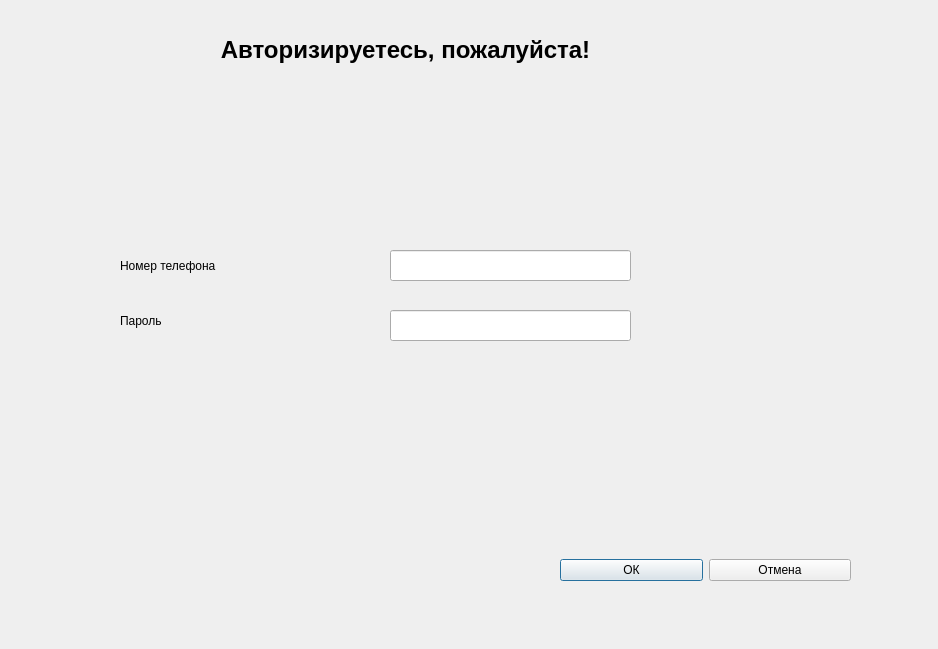
<?xml version="1.0" encoding="UTF-8"?>
<ui version="4.0">
 <class>Dialog_login</class>
 <widget class="QDialog" name="Dialog_login">
  <property name="enabled">
   <bool>true</bool>
  </property>
  <property name="geometry">
   <rect>
    <x>0</x>
    <y>0</y>
    <width>938</width>
    <height>649</height>
   </rect>
  </property>
  <property name="windowTitle">
   <string>Dialog</string>
  </property>
  <widget class="QLabel" name="label">
   <property name="geometry">
    <rect>
     <x>120</x>
     <y>240</y>
     <width>221</width>
     <height>51</height>
    </rect>
   </property>
   <property name="text">
    <string>Номер телефона</string>
   </property>
  </widget>
  <widget class="QLabel" name="label_2">
   <property name="geometry">
    <rect>
     <x>120</x>
     <y>290</y>
     <width>231</width>
     <height>61</height>
    </rect>
   </property>
   <property name="text">
    <string>Пароль</string>
   </property>
  </widget>
  <widget class="QLabel" name="label_3">
   <property name="geometry">
    <rect>
     <x>0</x>
     <y>-10</y>
     <width>811</width>
     <height>121</height>
    </rect>
   </property>
   <property name="text">
    <string>&lt;html&gt;&lt;head/&gt;&lt;body&gt;&lt;p align=&quot;center&quot;&gt;&lt;span style=&quot; font-size:18pt; font-weight:600;&quot;&gt;Авторизируетесь, пожалуйста!&lt;/span&gt;&lt;/p&gt;&lt;/body&gt;&lt;/html&gt;</string>
   </property>
  </widget>
  <widget class="QLineEdit" name="lineEdit_Password">
   <property name="geometry">
    <rect>
     <x>390</x>
     <y>250</y>
     <width>241</width>
     <height>31</height>
    </rect>
   </property>
  </widget>
  <widget class="QLineEdit" name="lineEdit_Login">
   <property name="geometry">
    <rect>
     <x>390</x>
     <y>310</y>
     <width>241</width>
     <height>31</height>
    </rect>
   </property>
   <property name="echoMode">
    <enum>QLineEdit::Password</enum>
   </property>
  </widget>
  <widget class="QWidget" name="horizontalLayoutWidget">
   <property name="geometry">
    <rect>
     <x>560</x>
     <y>530</y>
     <width>291</width>
     <height>81</height>
    </rect>
   </property>
   <layout class="QHBoxLayout" name="horizontalLayout">
    <item>
     <widget class="QPushButton" name="Ok">
      <property name="mouseTracking">
       <bool>true</bool>
      </property>
      <property name="text">
       <string>ОК</string>
      </property>
     </widget>
    </item>
    <item>
     <widget class="QPushButton" name="Cancel">
      <property name="mouseTracking">
       <bool>true</bool>
      </property>
      <property name="text">
       <string>Отмена</string>
      </property>
     </widget>
    </item>
   </layout>
  </widget>
  <widget class="QLabel" name="label_photo">
   <property name="geometry">
    <rect>
     <x>-70</x>
     <y>90</y>
     <width>941</width>
     <height>661</height>
    </rect>
   </property>
   <property name="text">
    <string/>
   </property>
  </widget>
  <zorder>label_photo</zorder>
  <zorder>label</zorder>
  <zorder>label_2</zorder>
  <zorder>label_3</zorder>
  <zorder>lineEdit_Password</zorder>
  <zorder>lineEdit_Login</zorder>
  <zorder>horizontalLayoutWidget</zorder>
 </widget>
 <resources/>
 <connections/>
</ui>
